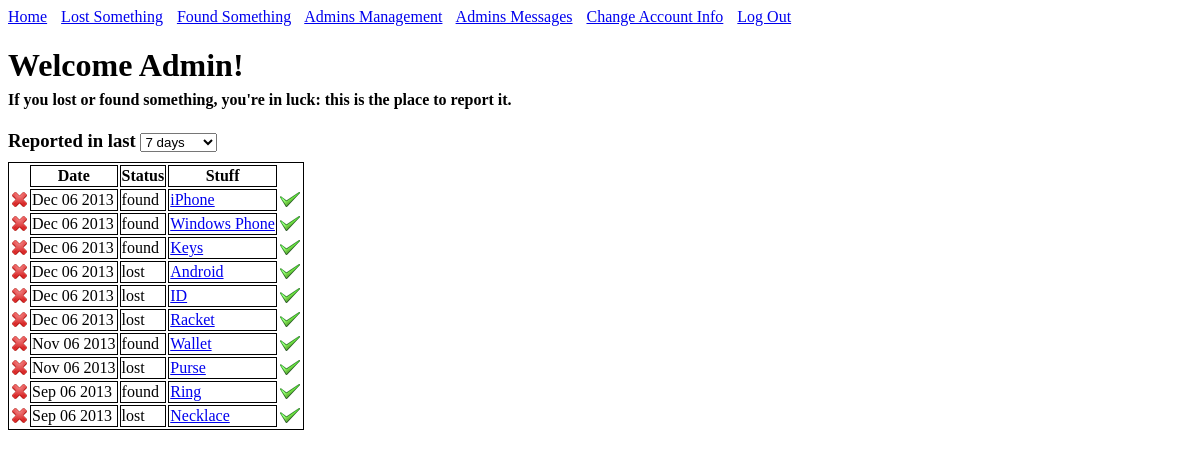
Screenshot of /adminHome.php with the database file from the repository.
### tables this page shows
CREATE TABLE IF NOT EXISTS stuff(
	id INT AUTO_INCREMENT,
	location_id INT,
	name TEXT NOT NULL,
	description TEXT NOT NULL,
	create_date DATETIME NOT NULL,
	update_date TIMESTAMP NOT NULL,
	room TEXT,
	owner TEXT,
	email TEXT,
	phone TEXT,
	finder TEXT,
	status SET('found', 'lost', 'claimed') NOT NULL,
	PRIMARY KEY(id),
	FOREIGN KEY(location_id)
		REFERENCES locations(id)
);

### adminHome.php (the view, shortened to what this page needs)
<!DOCTYPE html>
<html>
<head>
</head>
<body>
<a href='./adminHome.php' style='margin-right:10px'>Home</a>
<a href='./lost.php' style='margin-right:10px'>Lost Something</a>
<a href='./found.php' style='margin-right:10px'>Found Something</a>
<a href='./adminManagement.php' style='margin-right:10px'>Admins Management</a>
<a href='./adminMessages.php' style='margin-right:10px'>Admins Messages</a>
<a href='./accountChanges.php' style='margin-right:10px'>Change Account Info</a>
<a href='./limbo.php' >Log Out</a>
<h1>Welcome Admin!</h1>
<h4 style='margin-top:-15px'>If you lost or found something, you're in luck: this is the place to report it.</h4>
<h3 style='display:inline'>Reported in last </h3>
<select style='margin-bottom:10px'>
<option value='week'>7 days</option>
</select>
<?php
require( 'includes/connect_db.php' ) ;
$query = 'SELECT id, create_date, status, name FROM stuff ORDER BY create_date DESC' ;
$results = mysqli_query($dbc, $query) ;
if( $results )
{
  echo '<TABLE class="list">';
  echo '<TR>';
  echo '<TH class="none"></TH>' ;
  echo '<TH>Date</TH>';
  echo '<TH>Status</TH>';
  echo '<TH>Stuff</TH>';
  echo '<TH class="none"></TH>';
  echo '</TR>';
  while ( $row = mysqli_fetch_array( $results , MYSQLI_ASSOC ) )
  {
	$alink = '<A HREF=iteminfo.php?itemname=' . $row['name'] . '>' . $row['name'] . '</A>' ;
	$id = $row['id'] ;
    echo '<TR>' ;
	echo '<TD class = "none"> <form action="adminHome.php" method="POST"> <input type="hidden" name="remove" value = "' . $id . '"> <input type="submit" value = "" class = "redButton"> </form> </TD>' ;
    echo '<TD>' . date("M d Y", strtotime($row['create_date'])) . '</TD>' ;
    echo '<TD>' . $row['status'] . '</TD>' ;
    echo '<TD ALIGN=left>' . $alink . '</TD>' ;
	echo '<TD ALIGN=left class = "none"> <form action="adminHome.php" method="POST"> <input type="hidden" name="claimed" value = "' . $id . '"> <input type="submit" value = "" class = "greenCheck"> </form> </TD>' ;
	echo '</TR>' ;
  }
  echo '</TABLE>';
}
else
{
  echo '<p>' . mysqli_error( $dbc ) . '</p>'  ;
}
?>
</body>
</html>

### adminHome.php (style rules this page uses)
.redButton { background:url(/images/redbutton.PNG) no-repeat; cursor:pointer; width: 15px; height: 15px; border: none; }
.greenCheck { background:url(/images/greencheck.PNG) no-repeat; cursor:pointer; width: 20px; height: 15px; border: none; }
.list { BORDER: solid 1px black; }
.list td { BORDER: solid 1px black; }
.list td.none { border-style: none; }
.list th { BORDER: solid 1px black; }
.list th.none { border-style: none; }

### rows the page displays
stuff: create_date "Dec 06 2013", status "found", name "iPhone"
stuff: create_date "Dec 06 2013", status "found", name "Windows Phone"
stuff: create_date "Dec 06 2013", status "found", name "Keys"
stuff: create_date "Dec 06 2013", status "lost", name "Android"
stuff: create_date "Dec 06 2013", status "lost", name "ID"
stuff: create_date "Dec 06 2013", status "lost", name "Racket"
stuff: create_date "Nov 06 2013", status "found", name "Wallet"
stuff: create_date "Nov 06 2013", status "lost", name "Purse"
stuff: create_date "Sep 06 2013", status "found", name "Ring"
stuff: create_date "Sep 06 2013", status "lost", name "Necklace"
